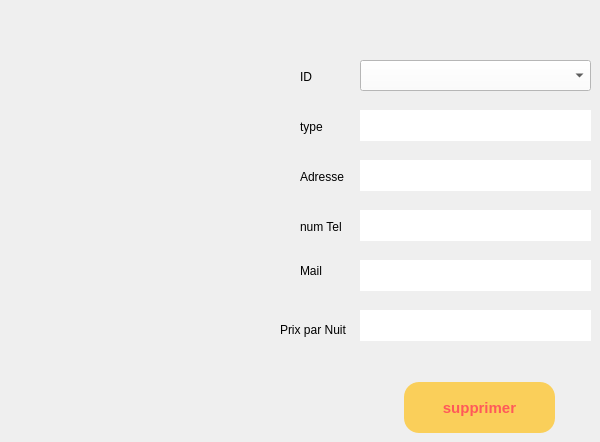
       <widget class="QWidget" name="tab_3">
        <property name="styleSheet">
         <string notr="true"/>
        </property>
        <attribute name="title">
         <string>supprimer</string>
        </attribute>
        <widget class="QLabel" name="label_17">
         <property name="geometry">
          <rect>
           <x>300</x>
           <y>70</y>
           <width>47</width>
           <height>14</height>
          </rect>
         </property>
         <property name="text">
          <string>ID</string>
         </property>
        </widget>
        <widget class="QPushButton" name="supprimer">
         <property name="geometry">
          <rect>
           <x>404</x>
           <y>382</y>
           <width>151</width>
           <height>51</height>
          </rect>
         </property>
         <property name="font">
          <font>
           <pointsize>11</pointsize>
           <weight>75</weight>
           <bold>true</bold>
          </font>
         </property>
         <property name="styleSheet">
          <string notr="true">QPushButton{
border-radius:15px;
	background:#FACF5A;
	color:#FF5959;
	font-weight : bold;
}
QPushButton:hover
{
		background:#FF5959;
		color:#FACF5A;
		font-weight: bold;
}</string>
         </property>
         <property name="text">
          <string>supprimer</string>
         </property>
        </widget>
        <widget class="QComboBox" name="cb_id_supp">
         <property name="geometry">
          <rect>
           <x>360</x>
           <y>60</y>
           <width>231</width>
           <height>31</height>
          </rect>
         </property>
         <property name="styleSheet">
          <string notr="true">background-color:#FFFFFF;</string>
         </property>
        </widget>
        <widget class="QLabel" name="label_27">
         <property name="geometry">
          <rect>
           <x>300</x>
           <y>120</y>
           <width>47</width>
           <height>14</height>
          </rect>
         </property>
         <property name="text">
          <string>type</string>
         </property>
        </widget>
        <widget class="QLabel" name="label_28">
         <property name="geometry">
          <rect>
           <x>300</x>
           <y>170</y>
           <width>47</width>
           <height>14</height>
          </rect>
         </property>
         <property name="text">
          <string>Adresse</string>
         </property>
        </widget>
        <widget class="QLabel" name="label_29">
         <property name="geometry">
          <rect>
           <x>300</x>
           <y>220</y>
           <width>47</width>
           <height>14</height>
          </rect>
         </property>
         <property name="text">
          <string>num Tel</string>
         </property>
        </widget>
        <widget class="QLabel" name="label_30">
         <property name="geometry">
          <rect>
           <x>300</x>
           <y>260</y>
           <width>47</width>
           <height>21</height>
          </rect>
         </property>
         <property name="text">
          <string>Mail</string>
         </property>
        </widget>
        <widget class="QLabel" name="label_31">
         <property name="geometry">
          <rect>
           <x>280</x>
           <y>320</y>
           <width>71</width>
           <height>20</height>
          </rect>
         </property>
         <property name="text">
          <string>Prix par Nuit</string>
         </property>
        </widget>
        <widget class="QLabel" name="label_s_1">
         <property name="geometry">
          <rect>
           <x>360</x>
           <y>110</y>
           <width>231</width>
           <height>31</height>
          </rect>
         </property>
         <property name="styleSheet">
          <string notr="true">background-color:#FFFFFF;</string>
         </property>
         <property name="text">
          <string/>
         </property>
        </widget>
        <widget class="QLabel" name="label_s_2">
         <property name="geometry">
          <rect>
           <x>360</x>
           <y>160</y>
           <width>231</width>
           <height>31</height>
          </rect>
         </property>
         <property name="styleSheet">
          <string notr="true">background-color:#FFFFFF;</string>
         </property>
         <property name="text">
          <string/>
         </property>
        </widget>
        <widget class="QLabel" name="label_s_3">
         <property name="geometry">
          <rect>
           <x>360</x>
           <y>210</y>
           <width>231</width>
           <height>31</height>
          </rect>
         </property>
         <property name="styleSheet">
          <string notr="true">background-color:#FFFFFF;</string>
         </property>
         <property name="text">
          <string/>
         </property>
        </widget>
        <widget class="QLabel" name="label_s_4">
         <property name="geometry">
          <rect>
           <x>360</x>
           <y>260</y>
           <width>231</width>
           <height>31</height>
          </rect>
         </property>
         <property name="styleSheet">
          <string notr="true">background-color:#FFFFFF;</string>
         </property>
         <property name="text">
          <string/>
         </property>
        </widget>
        <widget class="QLabel" name="label_s_5">
         <property name="geometry">
          <rect>
           <x>360</x>
           <y>310</y>
           <width>231</width>
           <height>31</height>
          </rect>
         </property>
         <property name="styleSheet">
          <string notr="true">background-color:#FFFFFF;</string>
         </property>
         <property name="text">
          <string/>
         </property>
        </widget>
       </widget>
